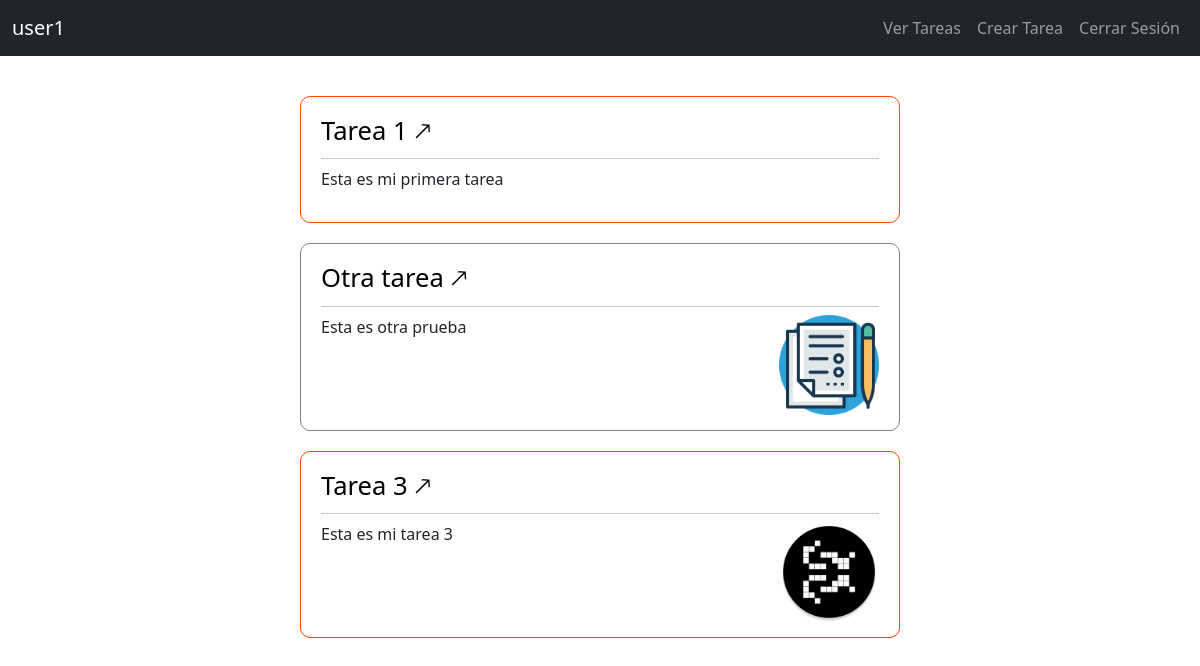
Before: /tareas/ (signed in) with the older database file.
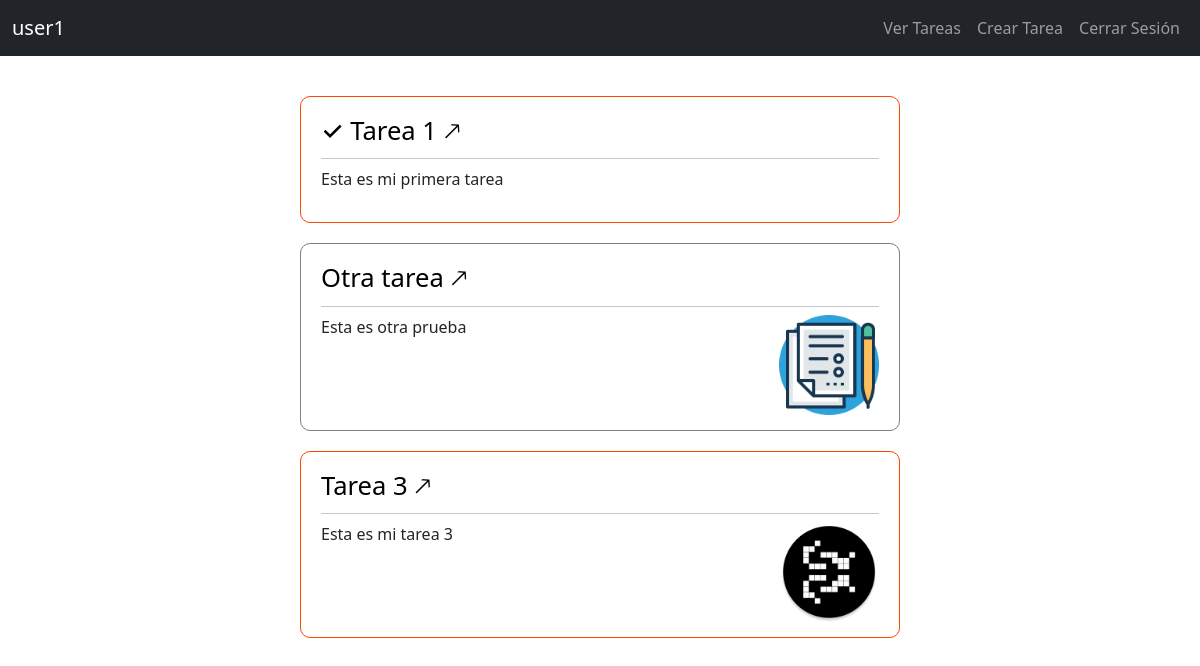
After: the same page with the newer database file.
### tareas/models.py (models this page shows, shortened)
class Tarea(models.Model):
    usuario = models.ForeignKey(User, on_delete=models.CASCADE)
    titulo = models.CharField(max_length=100)
    descripcion = models.TextField(blank=True)
    fecha_creacion = models.DateTimeField(auto_now_add=True)
    fecha_completada = models.DateTimeField(null=True, blank=True)
    es_importante = models.BooleanField(default=False)
    img = models.ImageField(upload_to='tareas_imgs/', blank=True)

### tareas/views.py (the view)
# urls.py: path('tareas/', include('tareas.urls')),
@login_required
def tareas(request):
    tareas = Tarea.objects.all().filter(usuario=request.user)
    return render(request, 'tareas.html', {
        'tareas': tareas
    })

### tareas/templates/tareas.html (shortened to what this page needs)
{% extends "base.html" %}
{% load static %}
{% block style %}
<link rel="stylesheet" href="{% static "css/tareas.css" %}" />
{% endblock style %}
{% block content %}
<main>
  {% for tarea in tareas %}
  <div class="tarea-container {% if tarea.es_importante %}tarea-importante{% endif %}">
    <div class="tarea-header d-flex justify-content-between">
      <a href="{% url "detalle_tarea" tarea.id %}" class='tarea-titulo'>
        {% if tarea.fecha_completada %}✓{% endif %} {{ tarea.titulo }} 🡕
      </a>
    </div>
    <hr />
    <div class="tarea-contenido">
      <p>{{ tarea.descripcion }}</p>
    <div class='tarea-img-container'>
      {% if tarea.img %}
      <img src="{{ tarea.img.url }}" alt="{{ tarea.title }}" />
      {% else %}
      <img src="{% static "img/tarea_default.png" %}" alt="{{ tarea.title }}" />
      {% endif %}
    </div>
    </div>
  </div>
  {% endfor %}
</main>
{% endblock content %}

Changed rows visible on the page:
changed Tarea "Tarea 1": now shows "✓"
